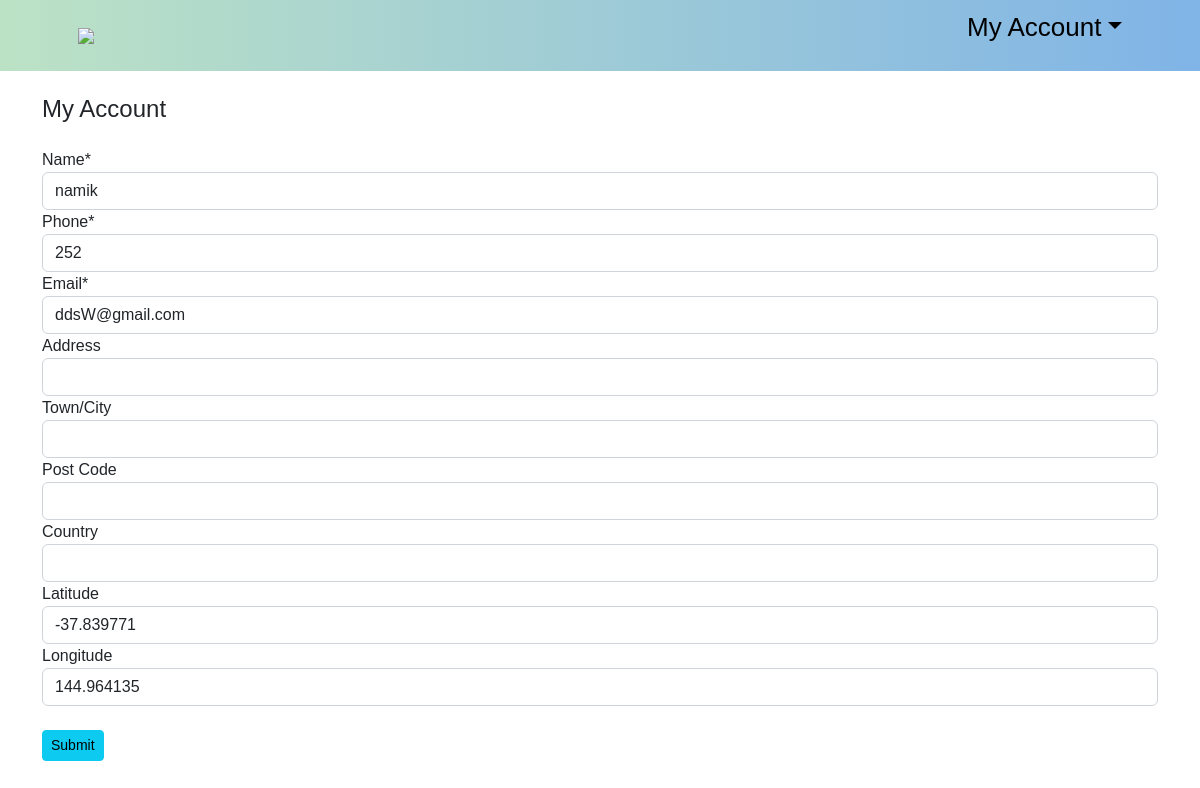
Page /my_account-update/2/ (signed in) on the committed database.
### ecommerce/models.py (models this page shows, shortened)
class Customer (models.Model):
    user= models.OneToOneField(User, null=True, on_delete=models.CASCADE)
    name = models.CharField(max_length=100, null=True)
    phone=models.CharField(max_length=100, null=True)
    email=models.CharField(max_length=100, null=True)
    date_created= models.DateTimeField(auto_now_add=True)
    address = models.CharField(verbose_name="Address", max_length=100, null=True, blank=True)
    town = models.CharField(verbose_name="Town/City", max_length=100, null=True, blank=True)
    post_code = models.CharField(verbose_name="Post Code", max_length=8, null=True, blank=True)
    country = models.CharField(verbose_name="Country", max_length=100, null=True, blank=True)
    latitude = models.CharField(verbose_name="Latitude", max_length=50, null=True, blank=True)
    longitude = models.CharField(verbose_name="Longitude", max_length=50, null=True, blank=True)

### ecommerce/views.py (the view)
# urls.py: path('my_account-update/<str:pk>/', views.myAccountUpdate, name="myaccountupdate"),
@login_required(login_url='login')
def myAccountUpdate(request, pk):
    customer = Customer.objects.get(id=pk)
    form = CustomerForm(instance=customer)
    if request.method == 'POST':
        form = CustomerForm(request.POST, instance=customer)
        if form.is_valid():
            form.save()
            return redirect('/')
    context = {'form': form, "customer": customer}
    return render(request, 'my_account_update.html', context)

### ecommerce/forms.py
class CustomerForm(ModelForm):
    class Meta:
        model = Customer
        fields = '__all__'
        exclude = ['user']

### templates/my_account_update.html (shortened to what this page needs)
<!DOCTYPE html>
{% extends 'old/main.html' %}
{% load static%}
{% load crispy_forms_tags %}
{% block content %}
<div class="card-body"><br>
    <h4 class="card-title">My Account</h4>
      <br>
    <form enctype="multipart/form-data" method="post" action="#">
        {{form|crispy}}
        <br>
        <input class = 'btn btn-sm btn-info' type="submit" name="Submit">
    </form>
  </div>
{% endblock content %}

### static/cssivy/main.css (style rules this page uses)
body { background-color : white; }

### templates/old/main.html (style rules this page uses)
body { font-family: 'Poppins', sans-serif; }

### rows in the picture
Customer: name "namik", phone "252", email "ddsW@gmail.com", latitude "-37.839771", longitude "144.964135"
